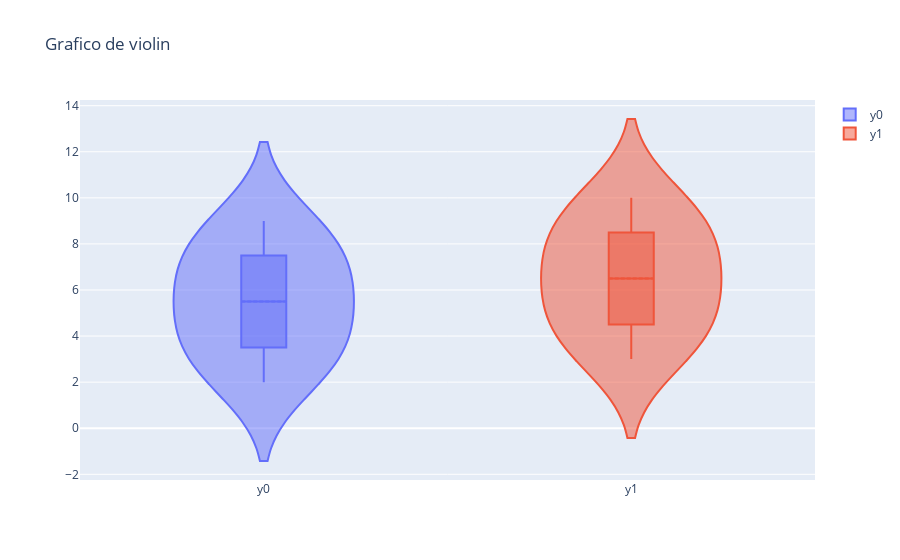

Source (notebook cell):
### Code cell
y0= [ 2,3,4,5,6,7,8,9 ]
y1= [ 3,4,5,6,7,8,9,10 ]

fig4 = go.Figure()
fig4.add_trace( go.Violin(y=y0, name='y0', box_visible=True, meanline_visible=True) )
fig4.add_trace( go.Violin(y=y1, name='y1', box_visible=True, meanline_visible=True) )
fig4.update_layout(title="Grafico de violin")

### Figure 1 — Plotly figure (JSON) as saved in the notebook; plotly's stock layout.template omitted (floating-point values rounded to 4 significant figures)
{"data": [{"box": {"visible": true}, "meanline": {"visible": true}, "name": "y0", "type": "violin", "y": [2, 3, 4, 5, 6, 7, 8, 9]}, {"box": {"visible": true}, "meanline": {"visible": true}, "name": "y1", "type": "violin", "y": [3, 4, 5, 6, 7, 8, 9, 10]}], "layout": {"title": {"text": "Grafico de violin"}}}
